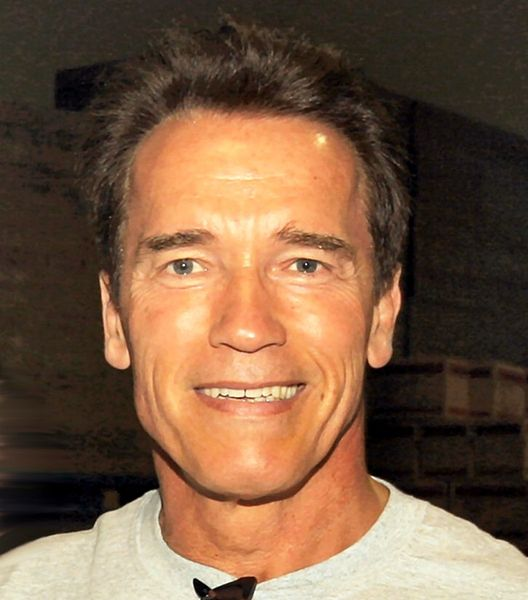
//> input picture img/528px-Arnold_Schwarzenegger_edit(ws).jpg, 528 x 600 px, given in place of the camera
$ ./main   (built with g++ and OpenCV 4)
//> lines starting //> are read from the running program, lines starting //| are printed output that depends on the picture; after the words box and inside, x2 and y2 are one past the last pixel; in counts of white or black regions, pixels touching at a corner belong together
#include <iostream>
#include "opencv/cv.h"
#include "opencv/highgui.h"
#include "opencv2/opencv.hpp"


/*
**************
*     FAC    *
*            *
**************
*/

  using namespace cv;
  using namespace std;

  int main()
  {

    float EYE_SX = 0.16f;
    float EYE_SY = 0.26f;
    float EYE_SW = 0.30f;
    float EYE_SH = 0.28f;

  VideoCapture cap;
     //   Mat imagen = imread("img/images.jpg");

        CascadeClassifier detector, eyes_detector;

  if(!detector.load("clasificadores/haarcascade_frontalface_alt2.xml"))
  cout << "No se puede abrir clasificador." << endl;


  if(!eyes_detector.load("clasificadores/haarcascade_eye_tree_eyeglasses.xml"))
cout << "No se puede abrir clasificador para los ojos." << endl;

  if(!cap.open(0))
  cout << "No se puede acceder a la webcam." << endl;

  while(true)
  {
    Mat dest, gray, imagen;
 // Mat dest, gray;


 cap >> imagen;
//> imagen is the input picture: 600 rows x 528 cols, CV_8UC3; mean B, G, R 66.6, 90, 119.9

  cvtColor(imagen, gray, CV_BGR2GRAY);
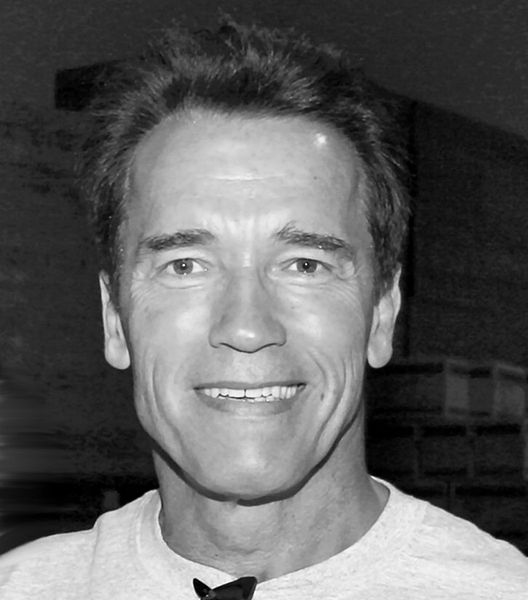
//> gray: 600 rows x 528 cols, CV_8UC1; min 0, max 254, mean 96.3
  equalizeHist(gray, dest);
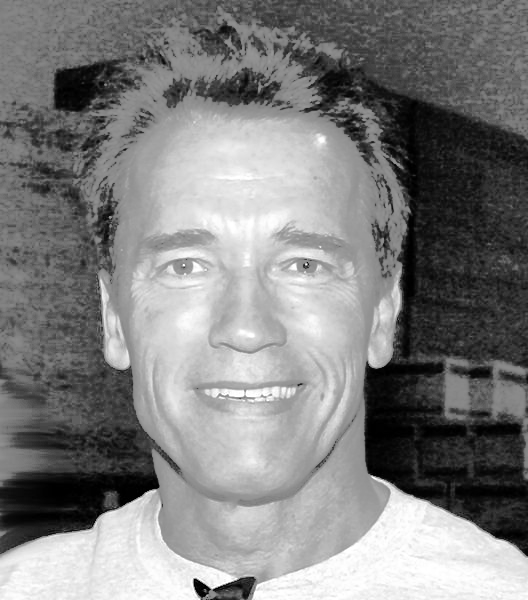
//> dest: 600 rows x 528 cols, CV_8UC1; min 0, max 255, mean 128.2

  vector<Rect> rect;
  detector.detectMultiScale(dest, rect, 1.2, 3, 0, Size(60,60));
//> rect = 1 Rect (x, y, width, height): [101, 139, 299, 299]

  for(Rect rc : rect)
  {
  rectangle(imagen,
  Point(rc.x, rc.y),
  Point(rc.x + rc.width, rc.y + rc.height),
  CV_RGB(0,255,0), 2);
  }
//> this loop made 1 pass
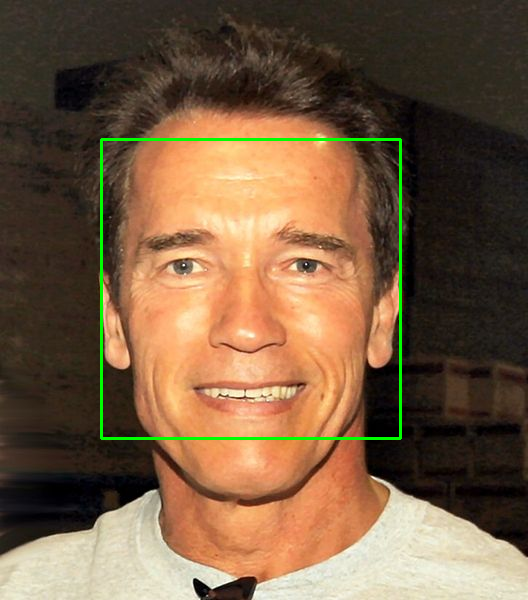
//> imagen: 600 rows x 528 cols, CV_8UC3; 1.13% of pixels changed, all inside (x1, y1, x2, y2) = (100, 138, 402, 440)

  if(rect.size() > 0)
    {
      Mat face = dest(rect[0]).clone();
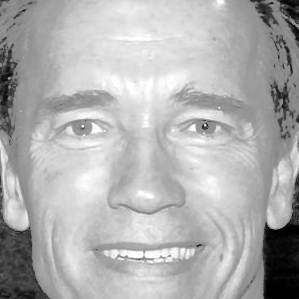
//> face: 299 rows x 299 cols, CV_8UC1; min 0, max 255, mean 176.1
      vector<Rect> leftEye, rightEye;

      int leftX = cvRound(face.cols * EYE_SX);
//> leftX = 48
      int topY = cvRound(face.rows * EYE_SY);
//> topY = 78
      int widthX = cvRound(face.cols * EYE_SW);
//> widthX = 90
      int heightY = cvRound(face.rows * EYE_SH);
//> heightY = 84
      int rightX = cvRound(face.cols * (1.0-EYE_SX-EYE_SW));
//> rightX = 161

      Mat topLeftOfFace = face(Rect(leftX, topY, widthX, heightY));
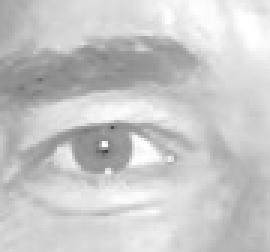
//> topLeftOfFace: 84 rows x 90 cols, CV_8UC1 (shown 3 times larger); min 62, max 255, mean 200.1
      Mat topRightOfFace = face(Rect(rightX, topY, widthX, heightY));
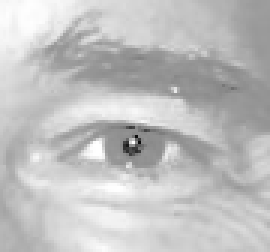
//> topRightOfFace: 84 rows x 90 cols, CV_8UC1 (shown 3 times larger); min 11, max 255, mean 192

      eyes_detector.detectMultiScale(topLeftOfFace, leftEye);
//> leftEye = 1 Rect (x, y, width, height): [11, 26, 49, 49]
      eyes_detector.detectMultiScale(topRightOfFace, rightEye);
//> rightEye = 1 Rect (x, y, width, height): [19, 27, 44, 44]

      if((int)leftEye.size() > 0)
        {
          rectangle(imagen,
                    Point(leftEye[0].x + leftX + rect[0].x, leftEye[0].y + topY + rect[0].y),
              Point(leftEye[0].width + widthX + rect[0].x - 5, leftEye[0].height + heightY + rect[0].y),
              CV_RGB(0,255,255), 2);
        }

      if((int)rightEye.size() > 0)
        {
          rectangle(imagen,
                    Point(rightEye[0].x + rightX + leftX + rect[0].x, rightEye[0].y + topY + rect[0].y),
              Point(rightEye[0].width + widthX + rect[0].x + 5, rightEye[0].height + heightY + rect[0].y),
              CV_RGB(0,255,255), 2);
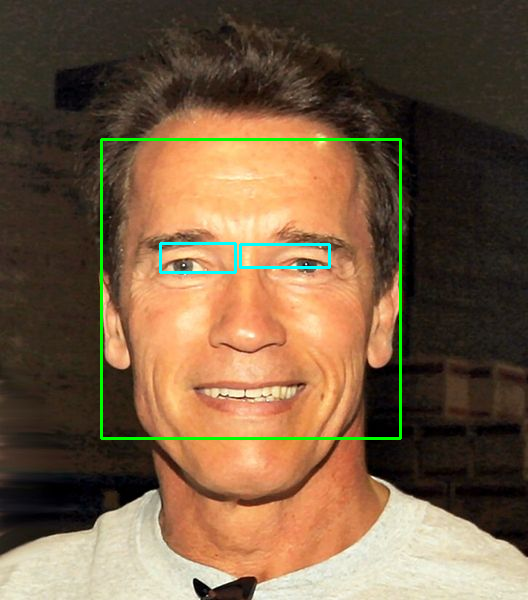
//> imagen: 600 rows x 528 cols, CV_8UC3; mean B, G, R 66.6, 92.5, 117.8
        }
  }


  imshow("Facial Access Control - Be Safe", imagen);
  if(waitKey(1) >= 0) break;
//> the Esc key is pressed
  }

  return 1;
  }

$ run again, on img/images.jpg
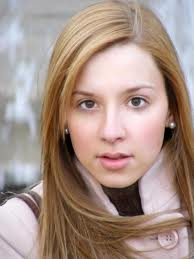
//> input picture img/images.jpg, 194 x 259 px, given in place of the camera
//> imagen is the input picture: 259 rows x 194 cols, CV_8UC3; mean B, G, R 135.8, 145.6, 167.4
//> `equalizeHist(gray, dest);`:
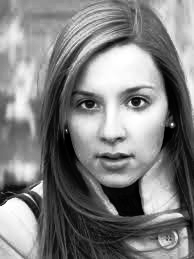
//> dest: 259 rows x 194 cols, CV_8UC1; min 0, max 255, mean 128.2
//> rect = 1 Rect (x, y, width, height): [50, 56, 124, 124]
//> the loop `for(Rect rc : rect)` made 1 pass
//> leftEye = 1 Rect (x, y, width, height): [6, 5, 25, 25]
//> rightEye = 1 Rect (x, y, width, height): [8, 3, 24, 24]
//> `rectangle(imagen, Point(rightEye[0].x + rightX + leftX + rect[0].x, ri..`:
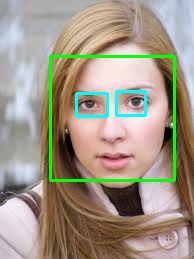
//> imagen: 259 rows x 194 cols, CV_8UC3; mean B, G, R 134.2, 150.8, 160.5

$ run again, on img/learn.jpg
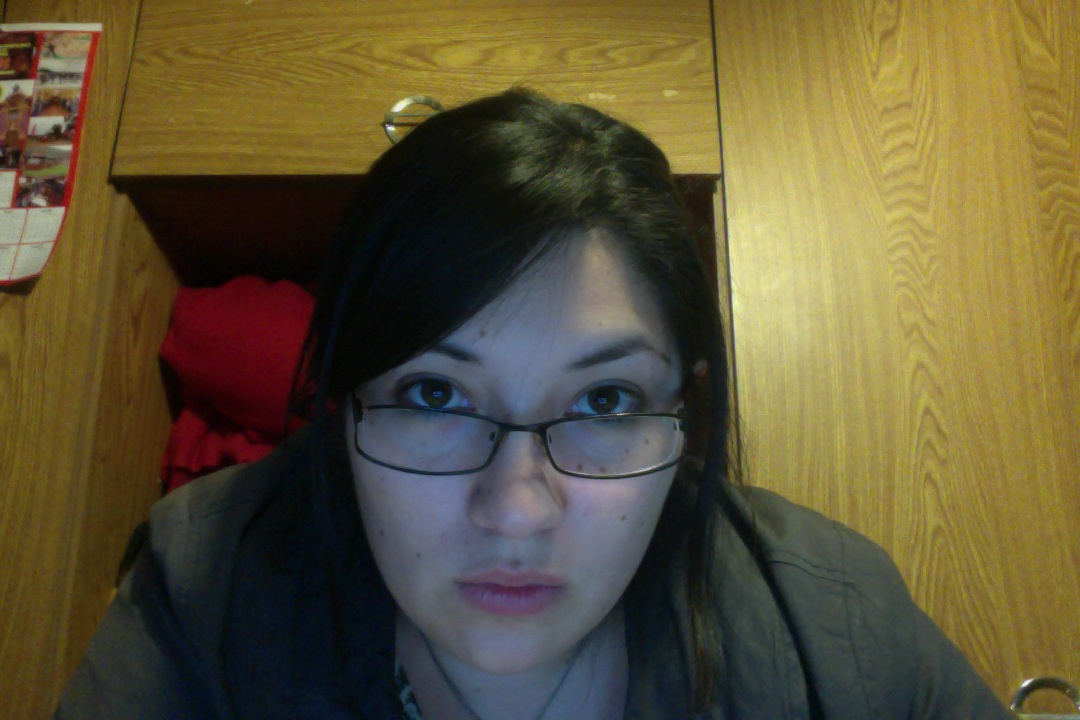
//> input picture img/learn.jpg, 1080 x 720 px, given in place of the camera
//> imagen is the input picture: 720 rows x 1080 cols, CV_8UC3; mean B, G, R 54.8, 85.5, 95.9
//> rect = 1 Rect (x, y, width, height): [316, 261, 412, 412]
//> the loop `for(Rect rc : rect)` made 1 pass
//> `Mat topRightOfFace = face(Rect(rightX, topY, widthX, heightY));`:
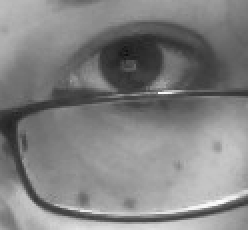
//> topRightOfFace: 115 rows x 124 cols, CV_8UC1 (shown 2 times larger); min 15, max 252, mean 129.9
//> leftEye = 1 Rect (x, y, width, height): [21, 1, 48, 48]
//> rightEye = 1 Rect (x, y, width, height): [38, 5, 68, 68]
//> `rectangle(imagen, Point(rightEye[0].x + rightX + leftX + rect[0].x, ri..`:
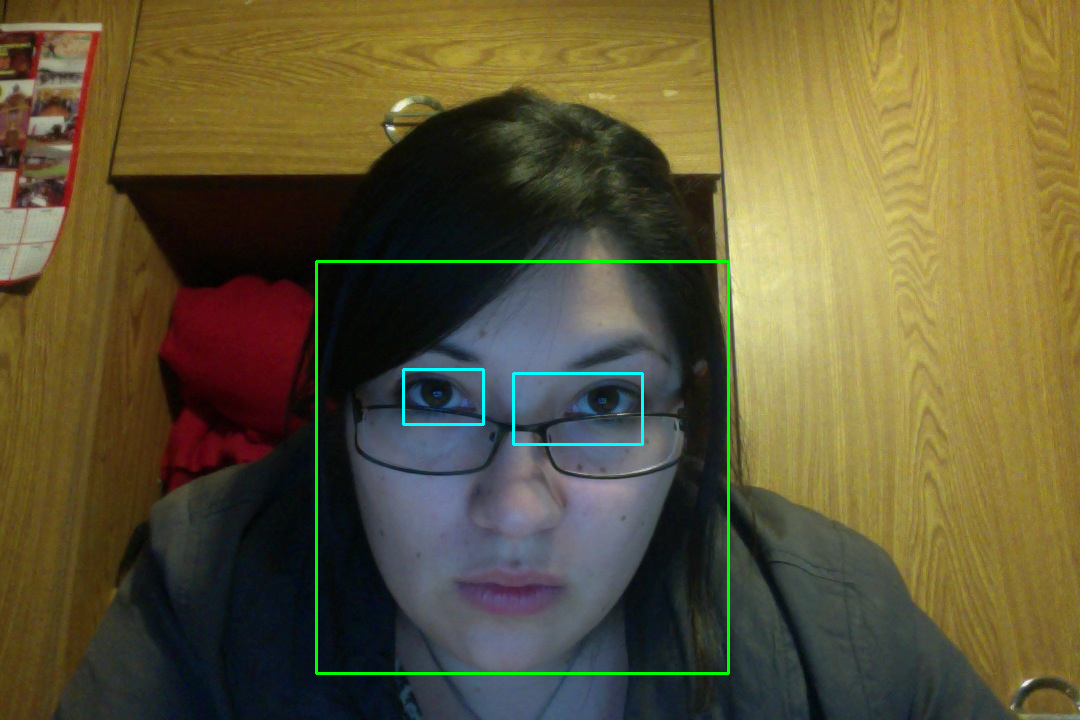
//> imagen: 720 rows x 1080 cols, CV_8UC3; mean B, G, R 54.9, 87.2, 95.5

$ run again, on img/learn2.jpg
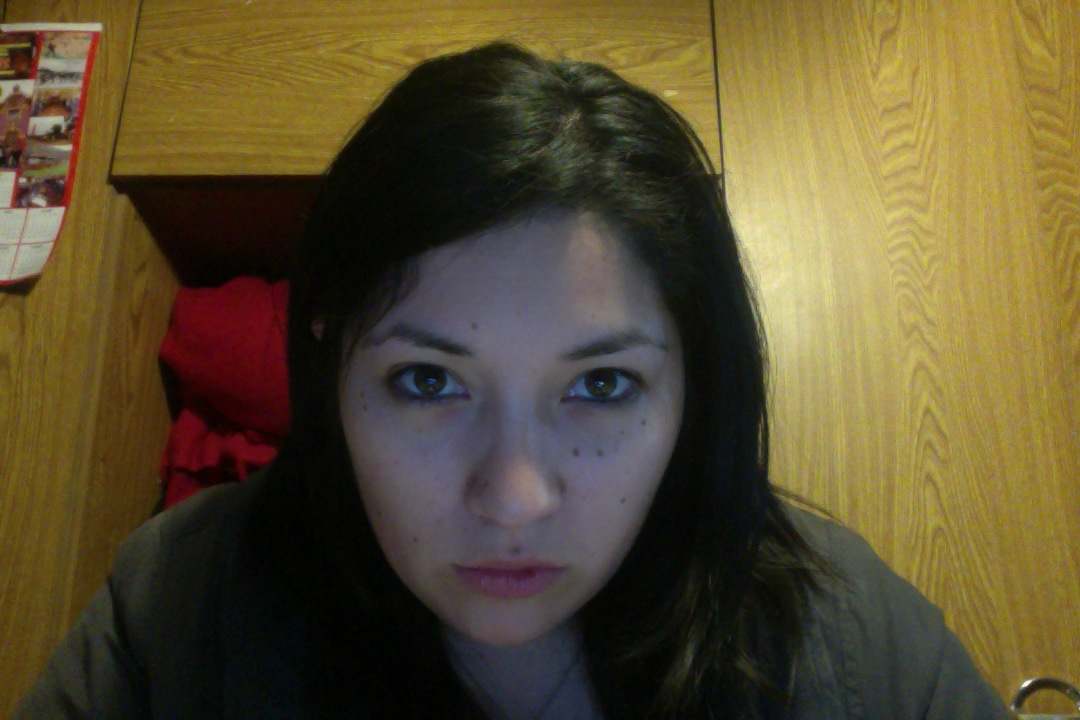
//> input picture img/learn2.jpg, 1080 x 720 px, given in place of the camera
//> imagen is the input picture: 720 rows x 1080 cols, CV_8UC3; mean B, G, R 47.8, 78.4, 91.1
//> rect = 1 Rect (x, y, width, height): [307, 238, 414, 414]
//> the loop `for(Rect rc : rect)` made 1 pass
//> leftEye = 1 Rect (x, y, width, height): [19, 7, 64, 64]
//> rightEye = 1 Rect (x, y, width, height): [39, 8, 67, 67]
//> `rectangle(imagen, Point(rightEye[0].x + rightX + leftX + rect[0].x, ri..`:
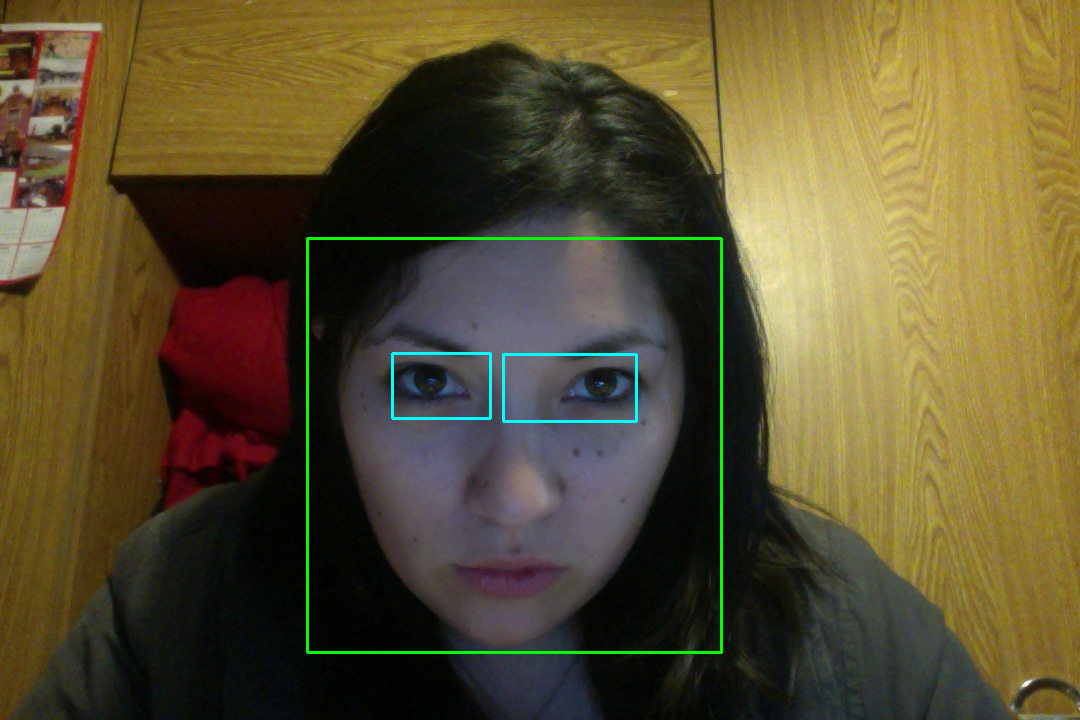
//> imagen: 720 rows x 1080 cols, CV_8UC3; mean B, G, R 48.1, 80.3, 90.7
